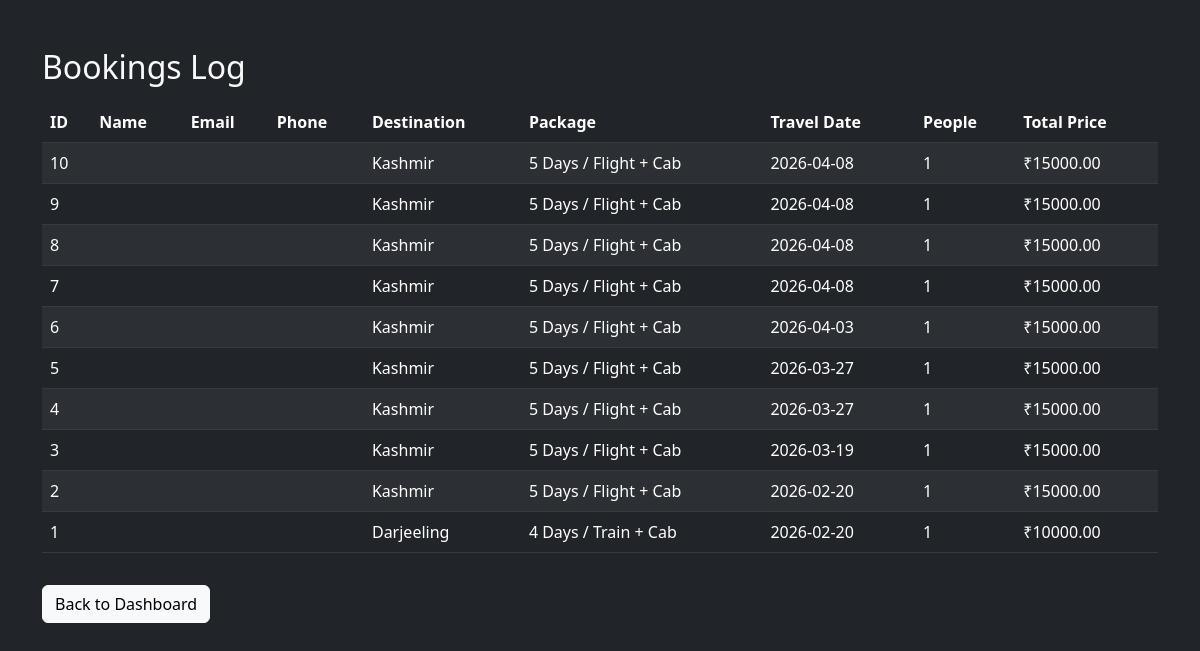
/admin/bookings.php (signed in), run on the app's committed database.
### tables this page shows
CREATE TABLE `bookings` (
  `id` int(11) NOT NULL,
  `user_id` int(11) NOT NULL,
  `user_name` varchar(255) DEFAULT NULL,
  `user_email` varchar(255) DEFAULT NULL,
  `user_phone` varchar(50) DEFAULT NULL,
  `package_id` int(11) NOT NULL,
  `travel_date` date NOT NULL,
  `num_people` int(11) NOT NULL,
  `total_price` decimal(10,2) NOT NULL,
  `transaction_id` varchar(100) DEFAULT NULL,
  `status` enum('pending_payment','confirmed','cancelled') DEFAULT 'pending_payment',
  `booking_date` timestamp NULL DEFAULT current_timestamp()
);

CREATE TABLE `destinations` (
  `id` int(11) NOT NULL,
  `name` varchar(100) DEFAULT NULL,
  `description` text DEFAULT NULL,
  `image` varchar(255) DEFAULT NULL
);

CREATE TABLE `packages` (
  `id` int(11) NOT NULL,
  `destination_id` int(11) DEFAULT NULL,
  `days` varchar(50) DEFAULT NULL,
  `transport` varchar(50) DEFAULT NULL,
  `price` int(11) DEFAULT NULL
);

### admin/bookings.php (the view, shortened to what this page needs)
<?php
require_once("../config/db.php");
$bookings = $conn->query("
    SELECT b.id, b.user_name, b.user_email, b.user_phone, d.name AS destination,
           p.days, p.transport, b.travel_date, b.num_people, b.total_price
    FROM bookings b
    JOIN packages p ON b.package_id = p.id
    JOIN destinations d ON p.destination_id = d.id
    ORDER BY b.id DESC
");
?>
<!DOCTYPE html>
<html>
<head>
    <link href="https://cdn.jsdelivr.net/npm/bootstrap@5.3.0/dist/css/bootstrap.min.css" rel="stylesheet">
</head>
<body class="bg-dark text-light">
<div class="container mt-5">
    <h2>Bookings Log</h2>
    <table class="table table-dark table-striped mt-3">
        <thead>
            <tr>
                <th>ID</th>
                <th>Name</th>
                <th>Email</th>
                <th>Phone</th>
                <th>Destination</th>
                <th>Package</th>
                <th>Travel Date</th>
                <th>People</th>
                <th>Total Price</th>
            </tr>
        </thead>
        <tbody>
            <?php while($row = $bookings->fetch_assoc()): ?>
            <tr>
                <td><?= $row['id'] ?></td>
                <td><?= $row['user_name'] ?></td>
                <td><?= $row['user_email'] ?></td>
                <td><?= $row['user_phone'] ?></td>
                <td><?= $row['destination'] ?></td>
                <td><?= $row['days'] ?> / <?= $row['transport'] ?></td>
                <td><?= $row['travel_date'] ?></td>
                <td><?= $row['num_people'] ?></td>
                <td>₹<?= $row['total_price'] ?></td>
            </tr>
            <?php endwhile; ?>
        </tbody>
    </table>
    <a href="dashboard.php" class="btn btn-light mt-3">Back to Dashboard</a>
</div>
</body>
</html>

### data on the page
bookings: id "10", destinations.name "Kashmir", package.days "5 Days", package.transport "Flight + Cab", travel_date "2026-04-08", num_people "1", total_price "15000.00"
bookings: id "9", destinations.name "Kashmir", package.days "5 Days", package.transport "Flight + Cab", travel_date "2026-04-08", num_people "1", total_price "15000.00"
bookings: id "8", destinations.name "Kashmir", package.days "5 Days", package.transport "Flight + Cab", travel_date "2026-04-08", num_people "1", total_price "15000.00"
bookings: id "7", destinations.name "Kashmir", package.days "5 Days", package.transport "Flight + Cab", travel_date "2026-04-08", num_people "1", total_price "15000.00"
bookings: id "6", destinations.name "Kashmir", package.days "5 Days", package.transport "Flight + Cab", travel_date "2026-04-03", num_people "1", total_price "15000.00"
bookings: id "5", destinations.name "Kashmir", package.days "5 Days", package.transport "Flight + Cab", travel_date "2026-03-27", num_people "1", total_price "15000.00"
bookings: id "4", destinations.name "Kashmir", package.days "5 Days", package.transport "Flight + Cab", travel_date "2026-03-27", num_people "1", total_price "15000.00"
bookings: id "3", destinations.name "Kashmir", package.days "5 Days", package.transport "Flight + Cab", travel_date "2026-03-19", num_people "1", total_price "15000.00"
bookings: id "2", destinations.name "Kashmir", package.days "5 Days", package.transport "Flight + Cab", travel_date "2026-02-20", num_people "1", total_price "15000.00"
bookings: id "1", destinations.name "Darjeeling", package.days "4 Days", package.transport "Train + Cab", travel_date "2026-02-20", num_people "1", total_price "10000.00"
